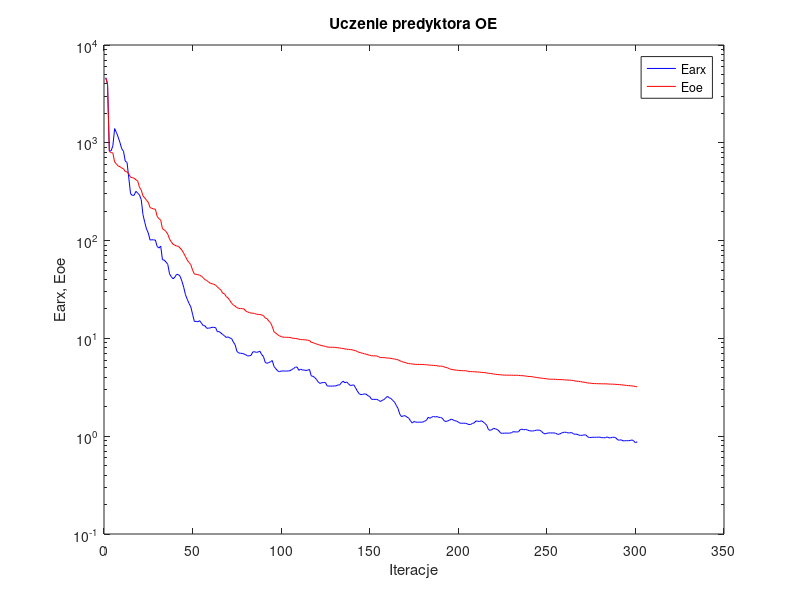
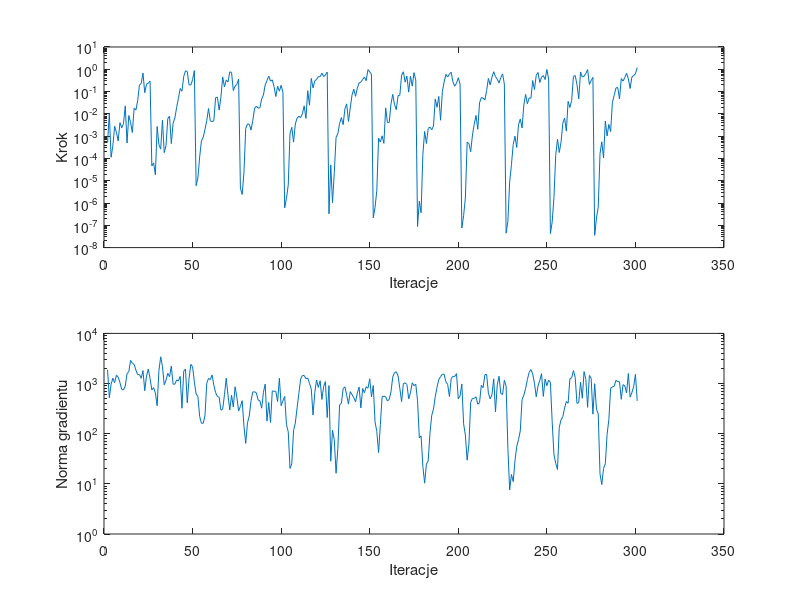

Source code (MATLAB) for these figures, in order:
%uczenie predyktora oe
clear all;
n=0; farx(n+1)=4.641612e+003; foe(n+1)=4.599351e+003; wspucz(n+1)=0.000000e+000; ng(n+1)=0.000000e+000;
%odnowa zmiennej metryki
n=1; farx(n+1)=3.992325e+003; foe(n+1)=4.003650e+003; krok(n+1)=5.126539e-004; ng(n+1)=1.884738e+003;
n=2; farx(n+1)=8.301427e+002; foe(n+1)=8.156208e+002; krok(n+1)=1.023953e-002; ng(n+1)=5.199617e+002;
n=3; farx(n+1)=8.269027e+002; foe(n+1)=7.945039e+002; krok(n+1)=1.131625e-004; ng(n+1)=9.657040e+002;
n=4; farx(n+1)=9.320404e+002; foe(n+1)=7.859804e+002; krok(n+1)=3.702988e-004; ng(n+1)=1.275337e+003;
n=5; farx(n+1)=1.397423e+003; foe(n+1)=6.387040e+002; krok(n+1)=2.778799e-003; ng(n+1)=1.037105e+003;
n=6; farx(n+1)=1.276212e+003; foe(n+1)=6.067831e+002; krok(n+1)=1.499367e-003; ng(n+1)=1.463892e+003;
n=7; farx(n+1)=1.143676e+003; foe(n+1)=5.798304e+002; krok(n+1)=6.106204e-004; ng(n+1)=1.342032e+003;
n=8; farx(n+1)=1.006727e+003; foe(n+1)=5.699556e+002; krok(n+1)=4.027729e-003; ng(n+1)=1.046895e+003;
n=9; farx(n+1)=8.694175e+002; foe(n+1)=5.522041e+002; krok(n+1)=2.344633e-003; ng(n+1)=7.624917e+002;
n=10; farx(n+1)=8.198442e+002; foe(n+1)=5.432196e+002; krok(n+1)=3.621201e-003; ng(n+1)=7.449192e+002;
n=11; farx(n+1)=6.484075e+002; foe(n+1)=5.074728e+002; krok(n+1)=2.284759e-002; ng(n+1)=8.914367e+002;
n=12; farx(n+1)=6.310349e+002; foe(n+1)=5.054189e+002; krok(n+1)=4.912716e-004; ng(n+1)=1.574714e+003;
n=13; farx(n+1)=4.357373e+002; foe(n+1)=4.798697e+002; krok(n+1)=8.402186e-003; ng(n+1)=1.720819e+003;
n=14; farx(n+1)=3.016814e+002; foe(n+1)=4.439085e+002; krok(n+1)=4.106679e-003; ng(n+1)=2.896836e+003;
n=15; farx(n+1)=2.901453e+002; foe(n+1)=4.408090e+002; krok(n+1)=1.463096e-003; ng(n+1)=2.530908e+003;
n=16; farx(n+1)=2.907300e+002; foe(n+1)=4.342865e+002; krok(n+1)=1.785641e-002; ng(n+1)=2.415054e+003;
n=17; farx(n+1)=3.189154e+002; foe(n+1)=4.187230e+002; krok(n+1)=1.464382e-002; ng(n+1)=1.852352e+003;
n=18; farx(n+1)=3.064003e+002; foe(n+1)=4.091813e+002; krok(n+1)=3.871130e-002; ng(n+1)=1.508981e+003;
n=19; farx(n+1)=2.931104e+002; foe(n+1)=3.512458e+002; krok(n+1)=1.937164e-001; ng(n+1)=1.505794e+003;
n=20; farx(n+1)=2.636536e+002; foe(n+1)=3.302639e+002; krok(n+1)=2.320583e-001; ng(n+1)=1.274197e+003;
n=21; farx(n+1)=1.845839e+002; foe(n+1)=2.859222e+002; krok(n+1)=6.776371e-001; ng(n+1)=1.811537e+003;
n=22; farx(n+1)=1.540309e+002; foe(n+1)=2.734680e+002; krok(n+1)=8.877087e-002; ng(n+1)=7.198948e+002;
n=23; farx(n+1)=1.312438e+002; foe(n+1)=2.580067e+002; krok(n+1)=2.134155e-001; ng(n+1)=1.418453e+003;
n=24; farx(n+1)=1.195269e+002; foe(n+1)=2.466376e+002; krok(n+1)=2.393567e-001; ng(n+1)=1.948930e+003;
n=25; farx(n+1)=1.011660e+002; foe(n+1)=2.170604e+002; krok(n+1)=2.912288e-001; ng(n+1)=1.258230e+003;
%odnowa zmiennej metryki
n=26; farx(n+1)=1.021750e+002; foe(n+1)=2.140803e+002; krok(n+1)=4.593291e-005; ng(n+1)=7.453716e+002;
n=27; farx(n+1)=1.015934e+002; foe(n+1)=2.103480e+002; krok(n+1)=6.307208e-005; ng(n+1)=8.285965e+002;
n=28; farx(n+1)=1.013895e+002; foe(n+1)=2.097581e+002; krok(n+1)=1.858062e-005; ng(n+1)=6.524481e+002;
n=29; farx(n+1)=8.713332e+001; foe(n+1)=1.772144e+002; krok(n+1)=2.716773e-003; ng(n+1)=3.614995e+002;
n=30; farx(n+1)=8.385293e+001; foe(n+1)=1.673512e+002; krok(n+1)=4.168272e-004; ng(n+1)=1.819007e+003;
n=31; farx(n+1)=8.796454e+001; foe(n+1)=1.621041e+002; krok(n+1)=2.630324e-004; ng(n+1)=3.408049e+003;
n=32; farx(n+1)=6.371034e+001; foe(n+1)=1.322508e+002; krok(n+1)=5.242823e-003; ng(n+1)=2.199185e+003;
n=33; farx(n+1)=6.323467e+001; foe(n+1)=1.287082e+002; krok(n+1)=1.826166e-004; ng(n+1)=9.446269e+002;
n=34; farx(n+1)=6.037229e+001; foe(n+1)=1.239498e+002; krok(n+1)=3.738062e-004; ng(n+1)=1.160222e+003;
n=35; farx(n+1)=5.718416e+001; foe(n+1)=1.164702e+002; krok(n+1)=6.118871e-003; ng(n+1)=1.596115e+003;
n=36; farx(n+1)=4.572581e+001; foe(n+1)=1.036658e+002; krok(n+1)=7.837498e-003; ng(n+1)=1.364916e+003;
n=37; farx(n+1)=4.267857e+001; foe(n+1)=9.694049e+001; krok(n+1)=4.658537e-004; ng(n+1)=2.226555e+003;
n=38; farx(n+1)=4.069517e+001; foe(n+1)=9.171080e+001; krok(n+1)=3.792794e-003; ng(n+1)=9.696704e+002;
n=39; farx(n+1)=4.237541e+001; foe(n+1)=8.975335e+001; krok(n+1)=6.475792e-003; ng(n+1)=9.718547e+002;
n=40; farx(n+1)=4.518390e+001; foe(n+1)=8.800706e+001; krok(n+1)=1.931884e-002; ng(n+1)=1.177887e+003;
n=41; farx(n+1)=4.495901e+001; foe(n+1)=8.760587e+001; krok(n+1)=4.904612e-002; ng(n+1)=1.128830e+003;
n=42; farx(n+1)=4.308965e+001; foe(n+1)=8.374301e+001; krok(n+1)=1.372911e-001; ng(n+1)=1.386575e+003;
n=43; farx(n+1)=3.837917e+001; foe(n+1)=7.994720e+001; krok(n+1)=1.036878e-001; ng(n+1)=3.213996e+002;
n=44; farx(n+1)=3.331932e+001; foe(n+1)=7.413338e+001; krok(n+1)=4.734602e-001; ng(n+1)=1.765361e+003;
n=45; farx(n+1)=2.792736e+001; foe(n+1)=6.861956e+001; krok(n+1)=8.551844e-001; ng(n+1)=1.942626e+003;
n=46; farx(n+1)=2.512664e+001; foe(n+1)=6.322848e+001; krok(n+1)=7.926233e-001; ng(n+1)=4.130935e+002;
n=47; farx(n+1)=2.276977e+001; foe(n+1)=5.968965e+001; krok(n+1)=2.022243e-001; ng(n+1)=1.246469e+003;
n=48; farx(n+1)=2.103171e+001; foe(n+1)=5.678624e+001; krok(n+1)=1.952188e-001; ng(n+1)=2.413161e+003;
n=49; farx(n+1)=1.767002e+001; foe(n+1)=4.990121e+001; krok(n+1)=3.394051e-001; ng(n+1)=2.163865e+003;
n=50; farx(n+1)=1.491055e+001; foe(n+1)=4.548746e+001; krok(n+1)=8.728449e-001; ng(n+1)=1.083841e+003;
%odnowa zmiennej metryki
n=51; farx(n+1)=1.493773e+001; foe(n+1)=4.526541e+001; krok(n+1)=5.973165e-006; ng(n+1)=6.168472e+002;
n=52; farx(n+1)=1.477900e+001; foe(n+1)=4.480561e+001; krok(n+1)=1.335600e-005; ng(n+1)=5.561500e+002;
n=53; farx(n+1)=1.517781e+001; foe(n+1)=4.434347e+001; krok(n+1)=1.163141e-004; ng(n+1)=2.201054e+002;
n=54; farx(n+1)=1.431548e+001; foe(n+1)=4.318639e+001; krok(n+1)=6.162400e-004; ng(n+1)=1.619239e+002;
n=55; farx(n+1)=1.351815e+001; foe(n+1)=4.170216e+001; krok(n+1)=8.860127e-004; ng(n+1)=1.612062e+002;
n=56; farx(n+1)=1.345702e+001; foe(n+1)=3.984713e+001; krok(n+1)=2.000848e-003; ng(n+1)=2.281718e+002;
n=57; farx(n+1)=1.269109e+001; foe(n+1)=3.914565e+001; krok(n+1)=4.952046e-003; ng(n+1)=1.013037e+003;
n=58; farx(n+1)=1.273196e+001; foe(n+1)=3.774505e+001; krok(n+1)=1.725161e-002; ng(n+1)=1.266886e+003;
n=59; farx(n+1)=1.279069e+001; foe(n+1)=3.667428e+001; krok(n+1)=4.926484e-003; ng(n+1)=1.200932e+003;
n=60; farx(n+1)=1.300129e+001; foe(n+1)=3.619266e+001; krok(n+1)=4.483426e-003; ng(n+1)=1.486553e+003;
n=61; farx(n+1)=1.296653e+001; foe(n+1)=3.584767e+001; krok(n+1)=4.876433e-003; ng(n+1)=9.240268e+002;
n=62; farx(n+1)=1.289726e+001; foe(n+1)=3.494116e+001; krok(n+1)=5.335388e-002; ng(n+1)=6.588578e+002;
n=63; farx(n+1)=1.170068e+001; foe(n+1)=3.360129e+001; krok(n+1)=5.625683e-002; ng(n+1)=5.525185e+002;
n=64; farx(n+1)=1.173895e+001; foe(n+1)=3.237457e+001; krok(n+1)=1.477175e-002; ng(n+1)=5.337024e+002;
n=65; farx(n+1)=1.136156e+001; foe(n+1)=3.120944e+001; krok(n+1)=5.558094e-002; ng(n+1)=2.938541e+002;
n=66; farx(n+1)=1.095973e+001; foe(n+1)=2.902725e+001; krok(n+1)=4.536903e-001; ng(n+1)=3.098548e+002;
n=67; farx(n+1)=1.063878e+001; foe(n+1)=2.859202e+001; krok(n+1)=1.601162e-001; ng(n+1)=5.969161e+002;
n=68; farx(n+1)=1.022747e+001; foe(n+1)=2.676609e+001; krok(n+1)=3.337224e-001; ng(n+1)=1.278153e+003;
n=69; farx(n+1)=1.036732e+001; foe(n+1)=2.592376e+001; krok(n+1)=2.677938e-001; ng(n+1)=5.882853e+002;
n=70; farx(n+1)=1.009406e+001; foe(n+1)=2.449608e+001; krok(n+1)=7.638023e-001; ng(n+1)=2.969780e+002;
n=71; farx(n+1)=9.994955e+000; foe(n+1)=2.296228e+001; krok(n+1)=7.273018e-001; ng(n+1)=5.863236e+002;
n=72; farx(n+1)=9.184852e+000; foe(n+1)=2.195226e+001; krok(n+1)=1.110632e-001; ng(n+1)=3.395315e+002;
n=73; farx(n+1)=8.629256e+000; foe(n+1)=2.142808e+001; krok(n+1)=1.775417e-001; ng(n+1)=8.612069e+002;
n=74; farx(n+1)=7.394652e+000; foe(n+1)=2.064531e+001; krok(n+1)=2.082003e-001; ng(n+1)=5.360006e+002;
n=75; farx(n+1)=7.105516e+000; foe(n+1)=2.026153e+001; krok(n+1)=3.635836e-001; ng(n+1)=2.844960e+002;
%odnowa zmiennej metryki
n=76; farx(n+1)=7.053445e+000; foe(n+1)=2.019311e+001; krok(n+1)=4.641349e-006; ng(n+1)=3.508203e+002;
n=77; farx(n+1)=7.024558e+000; foe(n+1)=2.013174e+001; krok(n+1)=2.417991e-006; ng(n+1)=4.552704e+002;
n=78; farx(n+1)=6.930725e+000; foe(n+1)=2.005574e+001; krok(n+1)=2.336603e-005; ng(n+1)=1.414606e+002;
n=79; farx(n+1)=6.805236e+000; foe(n+1)=1.906620e+001; krok(n+1)=2.222834e-003; ng(n+1)=6.414595e+001;
n=80; farx(n+1)=6.621459e+000; foe(n+1)=1.866068e+001; krok(n+1)=3.544455e-003; ng(n+1)=1.645312e+002;
n=81; farx(n+1)=6.635343e+000; foe(n+1)=1.837204e+001; krok(n+1)=3.416071e-003; ng(n+1)=2.255796e+002;
n=82; farx(n+1)=6.707328e+000; foe(n+1)=1.817479e+001; krok(n+1)=1.870456e-003; ng(n+1)=4.556548e+002;
n=83; farx(n+1)=7.279055e+000; foe(n+1)=1.808909e+001; krok(n+1)=5.097234e-003; ng(n+1)=6.806446e+002;
n=84; farx(n+1)=7.306736e+000; foe(n+1)=1.798644e+001; krok(n+1)=1.785641e-002; ng(n+1)=6.855399e+002;
n=85; farx(n+1)=7.198681e+000; foe(n+1)=1.769589e+001; krok(n+1)=2.191235e-002; ng(n+1)=6.509247e+002;
n=86; farx(n+1)=7.258577e+000; foe(n+1)=1.760166e+001; krok(n+1)=1.808357e-002; ng(n+1)=4.694538e+002;
n=87; farx(n+1)=7.403914e+000; foe(n+1)=1.755293e+001; krok(n+1)=1.878731e-002; ng(n+1)=4.545820e+002;
n=88; farx(n+1)=6.827759e+000; foe(n+1)=1.737199e+001; krok(n+1)=4.614317e-002; ng(n+1)=3.222878e+002;
n=89; farx(n+1)=6.535185e+000; foe(n+1)=1.712250e+001; krok(n+1)=7.000904e-002; ng(n+1)=6.715538e+002;
n=90; farx(n+1)=5.693994e+000; foe(n+1)=1.615334e+001; krok(n+1)=2.001704e-001; ng(n+1)=9.731435e+002;
n=91; farx(n+1)=5.557489e+000; foe(n+1)=1.593806e+001; krok(n+1)=3.101349e-001; ng(n+1)=1.781714e+002;
n=92; farx(n+1)=5.673087e+000; foe(n+1)=1.506351e+001; krok(n+1)=4.884576e-001; ng(n+1)=4.198465e+002;
n=93; farx(n+1)=5.762395e+000; foe(n+1)=1.447079e+001; krok(n+1)=2.936023e-001; ng(n+1)=1.672623e+002;
n=94; farx(n+1)=5.935332e+000; foe(n+1)=1.323269e+001; krok(n+1)=3.346481e-001; ng(n+1)=7.122012e+002;
n=95; farx(n+1)=5.154500e+000; foe(n+1)=1.165451e+001; krok(n+1)=1.653712e-001; ng(n+1)=7.037474e+002;
n=96; farx(n+1)=4.898598e+000; foe(n+1)=1.133341e+001; krok(n+1)=5.985461e-002; ng(n+1)=6.958622e+002;
n=97; farx(n+1)=4.659584e+000; foe(n+1)=1.091605e+001; krok(n+1)=1.738735e-001; ng(n+1)=4.378715e+002;
n=98; farx(n+1)=4.561786e+000; foe(n+1)=1.061851e+001; krok(n+1)=1.036127e-001; ng(n+1)=1.273678e+003;
n=99; farx(n+1)=4.639957e+000; foe(n+1)=1.044887e+001; krok(n+1)=1.909714e-001; ng(n+1)=3.619025e+002;
n=100; farx(n+1)=4.643059e+000; foe(n+1)=1.029760e+001; krok(n+1)=9.137743e-002; ng(n+1)=4.541748e+002;
%odnowa zmiennej metryki
n=101; farx(n+1)=4.635201e+000; foe(n+1)=1.027155e+001; krok(n+1)=6.107947e-007; ng(n+1)=5.532911e+002;
n=102; farx(n+1)=4.638029e+000; foe(n+1)=1.026629e+001; krok(n+1)=1.637572e-006; ng(n+1)=1.514001e+002;
n=103; farx(n+1)=4.650889e+000; foe(n+1)=1.025468e+001; krok(n+1)=6.300572e-006; ng(n+1)=1.096394e+002;
n=104; farx(n+1)=4.663944e+000; foe(n+1)=1.021108e+001; krok(n+1)=1.276921e-003; ng(n+1)=2.032278e+001;
n=105; farx(n+1)=4.810855e+000; foe(n+1)=1.008370e+001; krok(n+1)=2.518078e-003; ng(n+1)=2.512495e+001;
n=106; farx(n+1)=4.908961e+000; foe(n+1)=1.003064e+001; krok(n+1)=5.405350e-004; ng(n+1)=1.149836e+002;
n=107; farx(n+1)=5.075214e+000; foe(n+1)=9.972038e+000; krok(n+1)=3.516052e-003; ng(n+1)=1.631818e+002;
n=108; farx(n+1)=5.096043e+000; foe(n+1)=9.935688e+000; krok(n+1)=6.425309e-003; ng(n+1)=3.293154e+002;
n=109; farx(n+1)=4.714386e+000; foe(n+1)=9.808525e+000; krok(n+1)=7.837498e-003; ng(n+1)=6.381502e+002;
n=110; farx(n+1)=4.850496e+000; foe(n+1)=9.742585e+000; krok(n+1)=6.700076e-003; ng(n+1)=1.235531e+003;
n=111; farx(n+1)=4.750249e+000; foe(n+1)=9.721242e+000; krok(n+1)=1.007231e-002; ng(n+1)=1.444656e+003;
n=112; farx(n+1)=4.750912e+000; foe(n+1)=9.682681e+000; krok(n+1)=2.272818e-002; ng(n+1)=1.446442e+003;
n=113; farx(n+1)=4.699627e+000; foe(n+1)=9.651891e+000; krok(n+1)=6.293742e-003; ng(n+1)=1.247453e+003;
n=114; farx(n+1)=4.734895e+000; foe(n+1)=9.568982e+000; krok(n+1)=1.088405e-001; ng(n+1)=1.292830e+003;
n=115; farx(n+1)=4.817328e+000; foe(n+1)=9.525798e+000; krok(n+1)=2.447519e-002; ng(n+1)=1.007264e+003;
n=116; farx(n+1)=4.133381e+000; foe(n+1)=9.113626e+000; krok(n+1)=3.881773e-001; ng(n+1)=7.796113e+002;
n=117; farx(n+1)=4.094065e+000; foe(n+1)=9.043938e+000; krok(n+1)=1.465272e-001; ng(n+1)=2.360695e+002;
n=118; farx(n+1)=3.974547e+000; foe(n+1)=8.885628e+000; krok(n+1)=3.035583e-001; ng(n+1)=6.662413e+002;
n=119; farx(n+1)=3.793960e+000; foe(n+1)=8.759342e+000; krok(n+1)=3.510640e-001; ng(n+1)=1.173722e+003;
n=120; farx(n+1)=3.565629e+000; foe(n+1)=8.649555e+000; krok(n+1)=4.681360e-001; ng(n+1)=8.370535e+002;
n=121; farx(n+1)=3.464509e+000; foe(n+1)=8.542667e+000; krok(n+1)=4.635137e-001; ng(n+1)=1.138507e+003;
n=122; farx(n+1)=3.527129e+000; foe(n+1)=8.430605e+000; krok(n+1)=6.653319e-001; ng(n+1)=4.818148e+002;
n=123; farx(n+1)=3.535388e+000; foe(n+1)=8.360045e+000; krok(n+1)=4.756263e-001; ng(n+1)=8.805010e+002;
n=124; farx(n+1)=3.537798e+000; foe(n+1)=8.277914e+000; krok(n+1)=5.636152e-001; ng(n+1)=1.092784e+003;
n=125; farx(n+1)=3.262434e+000; foe(n+1)=8.165937e+000; krok(n+1)=7.461831e-001; ng(n+1)=2.101161e+002;
%odnowa zmiennej metryki
n=126; farx(n+1)=3.256139e+000; foe(n+1)=8.122423e+000; krok(n+1)=3.269654e-007; ng(n+1)=9.107823e+002;
n=127; farx(n+1)=3.252966e+000; foe(n+1)=8.119265e+000; krok(n+1)=5.062882e-005; ng(n+1)=2.831354e+001;
n=128; farx(n+1)=3.252369e+000; foe(n+1)=8.117282e+000; krok(n+1)=1.028644e-006; ng(n+1)=1.173207e+002;
n=129; farx(n+1)=3.264166e+000; foe(n+1)=8.102206e+000; krok(n+1)=2.307378e-005; ng(n+1)=7.543734e+001;
n=130; farx(n+1)=3.268512e+000; foe(n+1)=8.079304e+000; krok(n+1)=8.861138e-004; ng(n+1)=1.628973e+001;
n=131; farx(n+1)=3.343470e+000; foe(n+1)=8.015494e+000; krok(n+1)=1.279942e-003; ng(n+1)=4.981219e+001;
n=132; farx(n+1)=3.333550e+000; foe(n+1)=7.987493e+000; krok(n+1)=3.683227e-003; ng(n+1)=3.773993e+002;
n=133; farx(n+1)=3.528226e+000; foe(n+1)=7.908770e+000; krok(n+1)=6.776891e-003; ng(n+1)=4.029368e+002;
n=134; farx(n+1)=3.649847e+000; foe(n+1)=7.885942e+000; krok(n+1)=3.272337e-003; ng(n+1)=7.965617e+002;
n=135; farx(n+1)=3.521434e+000; foe(n+1)=7.797924e+000; krok(n+1)=1.688579e-002; ng(n+1)=8.591323e+002;
n=136; farx(n+1)=3.585648e+000; foe(n+1)=7.758442e+000; krok(n+1)=2.803148e-002; ng(n+1)=5.884560e+002;
n=137; farx(n+1)=3.435130e+000; foe(n+1)=7.726402e+000; krok(n+1)=4.576361e-003; ng(n+1)=3.893428e+002;
n=138; farx(n+1)=3.303678e+000; foe(n+1)=7.693299e+000; krok(n+1)=1.835014e-002; ng(n+1)=6.893210e+002;
n=139; farx(n+1)=3.320508e+000; foe(n+1)=7.649340e+000; krok(n+1)=6.963444e-002; ng(n+1)=6.053818e+002;
n=140; farx(n+1)=3.348319e+000; foe(n+1)=7.562042e+000; krok(n+1)=1.281531e-001; ng(n+1)=5.215435e+002;
n=141; farx(n+1)=3.127996e+000; foe(n+1)=7.479630e+000; krok(n+1)=6.105720e-002; ng(n+1)=4.322253e+002;
n=142; farx(n+1)=2.898658e+000; foe(n+1)=7.344385e+000; krok(n+1)=1.434696e-001; ng(n+1)=6.426340e+002;
n=143; farx(n+1)=2.723577e+000; foe(n+1)=7.205910e+000; krok(n+1)=2.453695e-001; ng(n+1)=8.509915e+002;
n=144; farx(n+1)=2.661219e+000; foe(n+1)=7.121891e+000; krok(n+1)=2.640676e-001; ng(n+1)=3.268990e+002;
n=145; farx(n+1)=2.674198e+000; foe(n+1)=7.041979e+000; krok(n+1)=3.477470e-001; ng(n+1)=7.980843e+002;
n=146; farx(n+1)=2.709517e+000; foe(n+1)=6.954304e+000; krok(n+1)=4.485036e-001; ng(n+1)=6.560952e+002;
n=147; farx(n+1)=2.688328e+000; foe(n+1)=6.898907e+000; krok(n+1)=3.083795e-001; ng(n+1)=8.652532e+002;
n=148; farx(n+1)=2.594424e+000; foe(n+1)=6.799465e+000; krok(n+1)=9.639418e-001; ng(n+1)=8.046457e+002;
n=149; farx(n+1)=2.546702e+000; foe(n+1)=6.725354e+000; krok(n+1)=7.704536e-001; ng(n+1)=1.243737e+003;
n=150; farx(n+1)=2.385416e+000; foe(n+1)=6.655595e+000; krok(n+1)=5.841487e-001; ng(n+1)=5.443208e+002;
%odnowa zmiennej metryki
n=151; farx(n+1)=2.379602e+000; foe(n+1)=6.624149e+000; krok(n+1)=2.164087e-007; ng(n+1)=9.127208e+002;
n=152; farx(n+1)=2.380389e+000; foe(n+1)=6.621846e+000; krok(n+1)=6.366679e-007; ng(n+1)=1.721527e+002;
n=153; farx(n+1)=2.384207e+000; foe(n+1)=6.617070e+000; krok(n+1)=3.605762e-006; ng(n+1)=1.112559e+002;
n=154; farx(n+1)=2.327785e+000; foe(n+1)=6.493793e+000; krok(n+1)=8.062699e-004; ng(n+1)=4.200567e+001;
n=155; farx(n+1)=2.265561e+000; foe(n+1)=6.376513e+000; krok(n+1)=5.469456e-004; ng(n+1)=1.514720e+002;
n=156; farx(n+1)=2.326713e+000; foe(n+1)=6.365229e+000; krok(n+1)=1.037622e-003; ng(n+1)=5.497665e+002;
n=157; farx(n+1)=2.365203e+000; foe(n+1)=6.359480e+000; krok(n+1)=4.755968e-004; ng(n+1)=5.590839e+002;
n=158; farx(n+1)=2.458986e+000; foe(n+1)=6.332359e+000; krok(n+1)=1.863422e-002; ng(n+1)=5.459902e+002;
n=159; farx(n+1)=2.555134e+000; foe(n+1)=6.296847e+000; krok(n+1)=4.049572e-003; ng(n+1)=4.497055e+002;
n=160; farx(n+1)=2.470933e+000; foe(n+1)=6.282424e+000; krok(n+1)=4.101231e-003; ng(n+1)=4.797225e+002;
n=161; farx(n+1)=2.431021e+000; foe(n+1)=6.252027e+000; krok(n+1)=2.788265e-002; ng(n+1)=6.860141e+002;
n=162; farx(n+1)=2.320442e+000; foe(n+1)=6.192436e+000; krok(n+1)=7.494212e-002; ng(n+1)=1.337678e+003;
n=163; farx(n+1)=2.232487e+000; foe(n+1)=6.154046e+000; krok(n+1)=2.598758e-002; ng(n+1)=1.663456e+003;
n=164; farx(n+1)=2.067657e+000; foe(n+1)=6.106596e+000; krok(n+1)=1.547432e-002; ng(n+1)=1.709612e+003;
n=165; farx(n+1)=1.914260e+000; foe(n+1)=6.038023e+000; krok(n+1)=6.503090e-002; ng(n+1)=1.424912e+003;
n=166; farx(n+1)=1.675191e+000; foe(n+1)=5.908782e+000; krok(n+1)=6.813219e-002; ng(n+1)=7.958870e+002;
n=167; farx(n+1)=1.582726e+000; foe(n+1)=5.809310e+000; krok(n+1)=5.451818e-001; ng(n+1)=4.373429e+002;
n=168; farx(n+1)=1.615500e+000; foe(n+1)=5.720956e+000; krok(n+1)=7.709580e-001; ng(n+1)=9.985523e+002;
n=169; farx(n+1)=1.620242e+000; foe(n+1)=5.678359e+000; krok(n+1)=2.640676e-001; ng(n+1)=1.030432e+003;
n=170; farx(n+1)=1.571680e+000; foe(n+1)=5.575943e+000; krok(n+1)=4.880844e-001; ng(n+1)=9.591793e+002;
n=171; farx(n+1)=1.530293e+000; foe(n+1)=5.540859e+000; krok(n+1)=9.451019e-002; ng(n+1)=4.971886e+002;
n=172; farx(n+1)=1.439908e+000; foe(n+1)=5.504192e+000; krok(n+1)=4.880844e-001; ng(n+1)=6.549486e+002;
n=173; farx(n+1)=1.363664e+000; foe(n+1)=5.479030e+000; krok(n+1)=1.752988e-001; ng(n+1)=1.035825e+003;
n=174; farx(n+1)=1.415354e+000; foe(n+1)=5.445031e+000; krok(n+1)=7.021280e-001; ng(n+1)=9.087062e+002;
n=175; farx(n+1)=1.391244e+000; foe(n+1)=5.424499e+000; krok(n+1)=3.288994e-001; ng(n+1)=9.683333e+002;
%odnowa zmiennej metryki
n=176; farx(n+1)=1.390918e+000; foe(n+1)=5.421730e+000; krok(n+1)=8.820938e-008; ng(n+1)=4.534853e+002;
n=177; farx(n+1)=1.391720e+000; foe(n+1)=5.420518e+000; krok(n+1)=1.214593e-006; ng(n+1)=8.261542e+001;
n=178; farx(n+1)=1.392208e+000; foe(n+1)=5.419839e+000; krok(n+1)=3.625697e-007; ng(n+1)=9.026189e+001;
n=179; farx(n+1)=1.393731e+000; foe(n+1)=5.414058e+000; krok(n+1)=1.520709e-004; ng(n+1)=2.232657e+001;
n=180; farx(n+1)=1.425021e+000; foe(n+1)=5.393406e+000; krok(n+1)=1.624224e-003; ng(n+1)=1.033350e+001;
n=181; farx(n+1)=1.452981e+000; foe(n+1)=5.384517e+000; krok(n+1)=4.690560e-004; ng(n+1)=2.459653e+001;
n=182; farx(n+1)=1.559480e+000; foe(n+1)=5.357419e+000; krok(n+1)=2.199930e-003; ng(n+1)=2.865346e+001;
n=183; farx(n+1)=1.524779e+000; foe(n+1)=5.328274e+000; krok(n+1)=2.559883e-003; ng(n+1)=1.012548e+002;
n=184; farx(n+1)=1.567284e+000; foe(n+1)=5.311107e+000; krok(n+1)=1.941821e-003; ng(n+1)=2.317626e+002;
n=185; farx(n+1)=1.591742e+000; foe(n+1)=5.304526e+000; krok(n+1)=2.804162e-003; ng(n+1)=3.102343e+002;
n=186; farx(n+1)=1.572272e+000; foe(n+1)=5.269247e+000; krok(n+1)=4.655230e-002; ng(n+1)=5.506044e+002;
n=187; farx(n+1)=1.586840e+000; foe(n+1)=5.258309e+000; krok(n+1)=1.975828e-002; ng(n+1)=8.448425e+002;
n=188; farx(n+1)=1.557951e+000; foe(n+1)=5.205687e+000; krok(n+1)=6.024636e-002; ng(n+1)=1.209016e+003;
n=189; farx(n+1)=1.554742e+000; foe(n+1)=5.203426e+000; krok(n+1)=5.173682e-003; ng(n+1)=1.372557e+003;
n=190; farx(n+1)=1.526615e+000; foe(n+1)=5.187305e+000; krok(n+1)=1.003991e-001; ng(n+1)=1.526123e+003;
n=191; farx(n+1)=1.438361e+000; foe(n+1)=5.115495e+000; krok(n+1)=2.715719e-001; ng(n+1)=1.539212e+003;
n=192; farx(n+1)=1.412642e+000; foe(n+1)=5.044887e+000; krok(n+1)=5.870903e-001; ng(n+1)=1.082694e+003;
n=193; farx(n+1)=1.433005e+000; foe(n+1)=4.999920e+000; krok(n+1)=4.536903e-001; ng(n+1)=9.642805e+002;
n=194; farx(n+1)=1.455077e+000; foe(n+1)=4.885326e+000; krok(n+1)=6.058278e-001; ng(n+1)=5.505949e+002;
n=195; farx(n+1)=1.493761e+000; foe(n+1)=4.825753e+000; krok(n+1)=7.310195e-001; ng(n+1)=1.252341e+003;
n=196; farx(n+1)=1.470399e+000; foe(n+1)=4.790104e+000; krok(n+1)=2.663792e-001; ng(n+1)=1.391755e+003;
n=197; farx(n+1)=1.438911e+000; foe(n+1)=4.755092e+000; krok(n+1)=1.738735e-001; ng(n+1)=1.381867e+003;
n=198; farx(n+1)=1.429572e+000; foe(n+1)=4.734289e+000; krok(n+1)=2.372633e-001; ng(n+1)=1.576232e+003;
n=199; farx(n+1)=1.392754e+000; foe(n+1)=4.711002e+000; krok(n+1)=4.158012e-001; ng(n+1)=4.951053e+002;
n=200; farx(n+1)=1.358395e+000; foe(n+1)=4.691887e+000; krok(n+1)=2.228338e-001; ng(n+1)=5.680887e+002;
%odnowa zmiennej metryki
n=201; farx(n+1)=1.357227e+000; foe(n+1)=4.678901e+000; krok(n+1)=7.564304e-008; ng(n+1)=9.806516e+002;
n=202; farx(n+1)=1.357387e+000; foe(n+1)=4.677784e+000; krok(n+1)=2.697615e-007; ng(n+1)=1.575755e+002;
n=203; farx(n+1)=1.358497e+000; foe(n+1)=4.676069e+000; krok(n+1)=1.688556e-006; ng(n+1)=9.390709e+001;
n=204; farx(n+1)=1.337210e+000; foe(n+1)=4.638094e+000; krok(n+1)=5.348854e-004; ng(n+1)=2.967064e+001;
n=205; farx(n+1)=1.317442e+000; foe(n+1)=4.583508e+000; krok(n+1)=4.652564e-004; ng(n+1)=6.223937e+001;
n=206; farx(n+1)=1.318893e+000; foe(n+1)=4.574005e+000; krok(n+1)=1.993791e-004; ng(n+1)=4.236999e+002;
n=207; farx(n+1)=1.352560e+000; foe(n+1)=4.571292e+000; krok(n+1)=1.127039e-003; ng(n+1)=5.067619e+002;
n=208; farx(n+1)=1.368679e+000; foe(n+1)=4.566364e+000; krok(n+1)=3.409149e-003; ng(n+1)=5.053704e+002;
n=209; farx(n+1)=1.433349e+000; foe(n+1)=4.541596e+000; krok(n+1)=8.516524e-003; ng(n+1)=5.434319e+002;
n=210; farx(n+1)=1.422069e+000; foe(n+1)=4.536904e+000; krok(n+1)=2.038825e-003; ng(n+1)=3.872018e+002;
n=211; farx(n+1)=1.414269e+000; foe(n+1)=4.520837e+000; krok(n+1)=3.134015e-002; ng(n+1)=4.161143e+002;
n=212; farx(n+1)=1.439089e+000; foe(n+1)=4.497985e+000; krok(n+1)=5.335388e-002; ng(n+1)=9.221068e+002;
n=213; farx(n+1)=1.403663e+000; foe(n+1)=4.484847e+000; krok(n+1)=5.135894e-002; ng(n+1)=8.292210e+002;
n=214; farx(n+1)=1.351678e+000; foe(n+1)=4.465390e+000; krok(n+1)=4.134280e-002; ng(n+1)=1.497218e+003;
n=215; farx(n+1)=1.298758e+000; foe(n+1)=4.438279e+000; krok(n+1)=1.111619e-001; ng(n+1)=1.531847e+003;
n=216; farx(n+1)=1.171310e+000; foe(n+1)=4.392798e+000; krok(n+1)=3.885953e-001; ng(n+1)=6.397884e+002;
n=217; farx(n+1)=1.147452e+000; foe(n+1)=4.382178e+000; krok(n+1)=2.006794e-001; ng(n+1)=4.950502e+002;
n=218; farx(n+1)=1.168088e+000; foe(n+1)=4.355123e+000; krok(n+1)=4.386596e-001; ng(n+1)=6.013747e+002;
n=219; farx(n+1)=1.205040e+000; foe(n+1)=4.323931e+000; krok(n+1)=7.773108e-001; ng(n+1)=1.239927e+003;
n=220; farx(n+1)=1.187220e+000; foe(n+1)=4.296470e+000; krok(n+1)=4.641165e-001; ng(n+1)=2.733859e+002;
n=221; farx(n+1)=1.172702e+000; foe(n+1)=4.278988e+000; krok(n+1)=3.607244e-001; ng(n+1)=9.412321e+002;
n=222; farx(n+1)=1.127058e+000; foe(n+1)=4.258552e+000; krok(n+1)=2.443912e-001; ng(n+1)=1.398450e+003;
n=223; farx(n+1)=1.073779e+000; foe(n+1)=4.241108e+000; krok(n+1)=4.228235e-001; ng(n+1)=6.382566e+002;
n=224; farx(n+1)=1.071358e+000; foe(n+1)=4.226095e+000; krok(n+1)=6.160336e-001; ng(n+1)=6.025189e+002;
n=225; farx(n+1)=1.075171e+000; foe(n+1)=4.213833e+000; krok(n+1)=2.193298e-001; ng(n+1)=1.160488e+003;
%odnowa zmiennej metryki
n=226; farx(n+1)=1.074920e+000; foe(n+1)=4.207740e+000; krok(n+1)=4.441979e-008; ng(n+1)=8.886274e+002;
n=227; farx(n+1)=1.074918e+000; foe(n+1)=4.207667e+000; krok(n+1)=1.510551e-007; ng(n+1)=5.072679e+001;
n=228; farx(n+1)=1.075032e+000; foe(n+1)=4.207613e+000; krok(n+1)=8.746968e-006; ng(n+1)=7.571466e+000;
n=229; farx(n+1)=1.085280e+000; foe(n+1)=4.205863e+000; krok(n+1)=5.234435e-005; ng(n+1)=1.536800e+001;
n=230; farx(n+1)=1.112576e+000; foe(n+1)=4.201860e+000; krok(n+1)=4.235557e-004; ng(n+1)=1.110047e+001;
n=231; farx(n+1)=1.106866e+000; foe(n+1)=4.198229e+000; krok(n+1)=9.977322e-004; ng(n+1)=2.883946e+001;
n=232; farx(n+1)=1.105081e+000; foe(n+1)=4.197058e+000; krok(n+1)=3.086529e-004; ng(n+1)=5.578803e+001;
n=233; farx(n+1)=1.109202e+000; foe(n+1)=4.187769e+000; krok(n+1)=3.303815e-003; ng(n+1)=7.636088e+001;
n=234; farx(n+1)=1.170465e+000; foe(n+1)=4.163619e+000; krok(n+1)=5.829556e-003; ng(n+1)=1.140666e+002;
n=235; farx(n+1)=1.179921e+000; foe(n+1)=4.161985e+000; krok(n+1)=2.337021e-003; ng(n+1)=4.788329e+002;
n=236; farx(n+1)=1.162466e+000; foe(n+1)=4.149572e+000; krok(n+1)=2.439969e-002; ng(n+1)=5.859268e+002;
n=237; farx(n+1)=1.173739e+000; foe(n+1)=4.118731e+000; krok(n+1)=7.445763e-002; ng(n+1)=7.965765e+002;
n=238; farx(n+1)=1.157656e+000; foe(n+1)=4.093671e+000; krok(n+1)=2.835564e-002; ng(n+1)=1.200135e+003;
n=239; farx(n+1)=1.138735e+000; foe(n+1)=4.080635e+000; krok(n+1)=5.205007e-002; ng(n+1)=1.672143e+003;
n=240; farx(n+1)=1.131169e+000; foe(n+1)=4.073989e+000; krok(n+1)=5.016986e-002; ng(n+1)=1.899728e+003;
n=241; farx(n+1)=1.131991e+000; foe(n+1)=4.047473e+000; krok(n+1)=3.119789e-001; ng(n+1)=1.560287e+003;
n=242; farx(n+1)=1.138377e+000; foe(n+1)=4.019041e+000; krok(n+1)=1.227527e-001; ng(n+1)=1.014591e+003;
n=243; farx(n+1)=1.152549e+000; foe(n+1)=3.991832e+000; krok(n+1)=5.391440e-001; ng(n+1)=5.452831e+002;
n=244; farx(n+1)=1.154283e+000; foe(n+1)=3.963493e+000; krok(n+1)=7.178655e-001; ng(n+1)=8.980085e+002;
n=245; farx(n+1)=1.152628e+000; foe(n+1)=3.943583e+000; krok(n+1)=2.545463e-001; ng(n+1)=1.155352e+003;
n=246; farx(n+1)=1.118423e+000; foe(n+1)=3.921287e+000; krok(n+1)=4.442530e-001; ng(n+1)=1.576984e+003;
n=247; farx(n+1)=1.074571e+000; foe(n+1)=3.900745e+000; krok(n+1)=5.202472e-001; ng(n+1)=5.540111e+002;
n=248; farx(n+1)=1.055008e+000; foe(n+1)=3.880713e+000; krok(n+1)=3.477470e-001; ng(n+1)=1.231044e+003;
n=249; farx(n+1)=1.071123e+000; foe(n+1)=3.859707e+000; krok(n+1)=9.763190e-001; ng(n+1)=9.048817e+002;
n=250; farx(n+1)=1.080409e+000; foe(n+1)=3.835836e+000; krok(n+1)=3.655097e-001; ng(n+1)=1.175681e+003;
%odnowa zmiennej metryki
n=251; farx(n+1)=1.079947e+000; foe(n+1)=3.826072e+000; krok(n+1)=4.275671e-008; ng(n+1)=1.051189e+003;
n=252; farx(n+1)=1.079995e+000; foe(n+1)=3.824948e+000; krok(n+1)=1.407223e-007; ng(n+1)=1.721754e+002;
n=253; farx(n+1)=1.080285e+000; foe(n+1)=3.824661e+000; krok(n+1)=1.742941e-006; ng(n+1)=3.847267e+001;
n=254; farx(n+1)=1.072020e+000; foe(n+1)=3.816595e+000; krok(n+1)=1.383684e-004; ng(n+1)=2.561532e+001;
n=255; farx(n+1)=1.045763e+000; foe(n+1)=3.796179e+000; krok(n+1)=7.295556e-004; ng(n+1)=1.935440e+001;
n=256; farx(n+1)=1.048006e+000; foe(n+1)=3.791720e+000; krok(n+1)=1.842068e-004; ng(n+1)=1.342170e+002;
n=257; farx(n+1)=1.070278e+000; foe(n+1)=3.789367e+000; krok(n+1)=5.322828e-004; ng(n+1)=1.886437e+002;
n=258; farx(n+1)=1.091345e+000; foe(n+1)=3.783540e+000; krok(n+1)=3.806601e-003; ng(n+1)=2.181263e+002;
n=259; farx(n+1)=1.098643e+000; foe(n+1)=3.762773e+000; krok(n+1)=6.526603e-003; ng(n+1)=3.242327e+002;
n=260; farx(n+1)=1.094680e+000; foe(n+1)=3.760077e+000; krok(n+1)=1.682049e-003; ng(n+1)=4.376665e+002;
n=261; farx(n+1)=1.078303e+000; foe(n+1)=3.751032e+000; krok(n+1)=3.627640e-002; ng(n+1)=4.052277e+002;
n=262; farx(n+1)=1.083334e+000; foe(n+1)=3.740955e+000; krok(n+1)=1.925105e-002; ng(n+1)=1.248042e+003;
n=263; farx(n+1)=1.088915e+000; foe(n+1)=3.725994e+000; krok(n+1)=4.002904e-002; ng(n+1)=1.304352e+003;
n=264; farx(n+1)=1.055630e+000; foe(n+1)=3.708407e+000; krok(n+1)=4.819709e-001; ng(n+1)=1.814026e+003;
n=265; farx(n+1)=1.046658e+000; foe(n+1)=3.665606e+000; krok(n+1)=5.203615e-001; ng(n+1)=1.325944e+003;
n=266; farx(n+1)=1.049785e+000; foe(n+1)=3.653822e+000; krok(n+1)=2.045255e-001; ng(n+1)=4.010863e+002;
n=267; farx(n+1)=1.026135e+000; foe(n+1)=3.637868e+000; krok(n+1)=4.686838e-002; ng(n+1)=4.187703e+002;
n=268; farx(n+1)=1.019740e+000; foe(n+1)=3.610430e+000; krok(n+1)=7.571876e-001; ng(n+1)=1.061933e+003;
n=269; farx(n+1)=1.020650e+000; foe(n+1)=3.588206e+000; krok(n+1)=4.500546e-001; ng(n+1)=5.088782e+002;
n=270; farx(n+1)=1.031372e+000; foe(n+1)=3.564012e+000; krok(n+1)=4.951781e-001; ng(n+1)=1.730838e+003;
n=271; farx(n+1)=1.030343e+000; foe(n+1)=3.541343e+000; krok(n+1)=6.428475e-001; ng(n+1)=1.208051e+003;
n=272; farx(n+1)=9.870426e-001; foe(n+1)=3.501583e+000; krok(n+1)=9.730681e-001; ng(n+1)=3.352984e+002;
n=273; farx(n+1)=9.690016e-001; foe(n+1)=3.493362e+000; krok(n+1)=2.093785e-001; ng(n+1)=1.451074e+003;
n=274; farx(n+1)=9.713235e-001; foe(n+1)=3.476919e+000; krok(n+1)=3.122975e-001; ng(n+1)=1.280313e+003;
n=275; farx(n+1)=9.759169e-001; foe(n+1)=3.457054e+000; krok(n+1)=4.329486e-001; ng(n+1)=2.457000e+002;
%odnowa zmiennej metryki
n=276; farx(n+1)=9.757136e-001; foe(n+1)=3.450748e+000; krok(n+1)=3.550416e-008; ng(n+1)=9.943382e+002;
n=277; farx(n+1)=9.758816e-001; foe(n+1)=3.447519e+000; krok(n+1)=2.124616e-007; ng(n+1)=3.099565e+002;
n=278; farx(n+1)=9.770682e-001; foe(n+1)=3.441766e+000; krok(n+1)=6.454124e-007; ng(n+1)=2.473270e+002;
n=279; farx(n+1)=9.767594e-001; foe(n+1)=3.437911e+000; krok(n+1)=1.620874e-004; ng(n+1)=1.587712e+001;
n=280; farx(n+1)=9.673086e-001; foe(n+1)=3.433071e+000; krok(n+1)=5.580127e-004; ng(n+1)=9.702223e+000;
n=281; farx(n+1)=9.655692e-001; foe(n+1)=3.432088e+000; krok(n+1)=1.042068e-004; ng(n+1)=2.033993e+001;
n=282; farx(n+1)=9.632561e-001; foe(n+1)=3.429858e+000; krok(n+1)=4.790962e-003; ng(n+1)=2.509494e+001;
n=283; farx(n+1)=9.839567e-001; foe(n+1)=3.427043e+000; krok(n+1)=1.016108e-003; ng(n+1)=9.680256e+001;
n=284; farx(n+1)=9.641165e-001; foe(n+1)=3.412519e+000; krok(n+1)=3.363630e-003; ng(n+1)=1.916811e+002;
n=285; farx(n+1)=9.607187e-001; foe(n+1)=3.411194e+000; krok(n+1)=1.612540e-003; ng(n+1)=8.054029e+002;
n=286; farx(n+1)=9.755796e-001; foe(n+1)=3.406287e+000; krok(n+1)=3.280985e-002; ng(n+1)=8.548175e+002;
n=287; farx(n+1)=9.756642e-001; foe(n+1)=3.399004e+000; krok(n+1)=6.741320e-002; ng(n+1)=8.841095e+002;
n=288; farx(n+1)=9.592606e-001; foe(n+1)=3.388239e+000; krok(n+1)=1.446686e-001; ng(n+1)=1.158182e+003;
n=289; farx(n+1)=9.168170e-001; foe(n+1)=3.370923e+000; krok(n+1)=1.532184e-001; ng(n+1)=1.090621e+003;
n=290; farx(n+1)=9.112662e-001; foe(n+1)=3.367995e+000; krok(n+1)=4.663470e-002; ng(n+1)=1.087772e+003;
n=291; farx(n+1)=9.191383e-001; foe(n+1)=3.352067e+000; krok(n+1)=3.839848e-001; ng(n+1)=4.855383e+002;
n=292; farx(n+1)=8.957823e-001; foe(n+1)=3.338876e+000; krok(n+1)=2.936023e-001; ng(n+1)=9.520770e+002;
n=293; farx(n+1)=8.982565e-001; foe(n+1)=3.322655e+000; krok(n+1)=4.268310e-001; ng(n+1)=9.006755e+002;
n=294; farx(n+1)=9.005453e-001; foe(n+1)=3.304159e+000; krok(n+1)=6.575937e-001; ng(n+1)=6.480506e+002;
n=295; farx(n+1)=8.997985e-001; foe(n+1)=3.288317e+000; krok(n+1)=3.785765e-001; ng(n+1)=1.585811e+003;
n=296; farx(n+1)=9.023900e-001; foe(n+1)=3.283847e+000; krok(n+1)=1.370460e-001; ng(n+1)=5.365150e+002;
n=297; farx(n+1)=9.170835e-001; foe(n+1)=3.262806e+000; krok(n+1)=4.500546e-001; ng(n+1)=6.566789e+002;
n=298; farx(n+1)=8.962364e-001; foe(n+1)=3.251521e+000; krok(n+1)=5.235795e-001; ng(n+1)=8.675906e+002;
n=299; farx(n+1)=8.571098e-001; foe(n+1)=3.226314e+000; krok(n+1)=6.335709e-001; ng(n+1)=1.530238e+003;
n=300; farx(n+1)=8.776075e-001; foe(n+1)=3.197055e+000; krok(n+1)=1.193773e+000; ng(n+1)=4.524916e+002;

figure; semilogy(farx,'b'); hold on; semilogy(foe,'r'); xlabel('Iteracje'); ylabel('Earx, Eoe'); legend('Earx','Eoe'); title('Uczenie predyktora OE');
figure; subplot(2,1,1); semilogy(krok); xlabel('Iteracje'); ylabel('Krok');
subplot(2,1,2); semilogy(ng); xlabel('Iteracje'); ylabel('Norma gradientu');
Earx=farx(n+1)
Eoe=foe(n+1)
